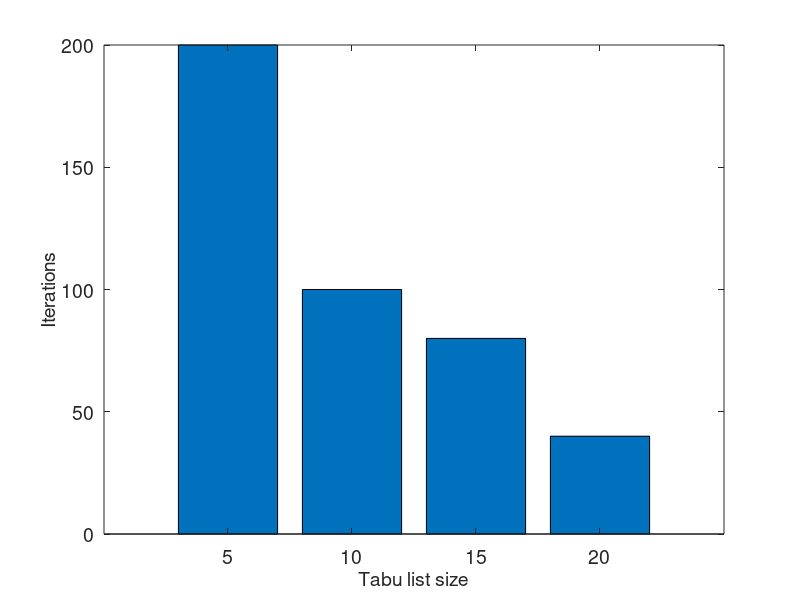

This chart was generated by the following MATLAB code:
clear;

L5 = 200;
L10 = 100;
L15 = 80;
L20 = 40;

X = [L5; L10; L15; L20];
fontsize = 14;
bar(X);
set(gca,'XTickLabel',{'5', '10', '15', '20'});
set(gca,'fontsize', fontsize);
ylabel('Iterations', 'fontsize', fontsize);
xlabel('Tabu list size', 'fontsize', fontsize);